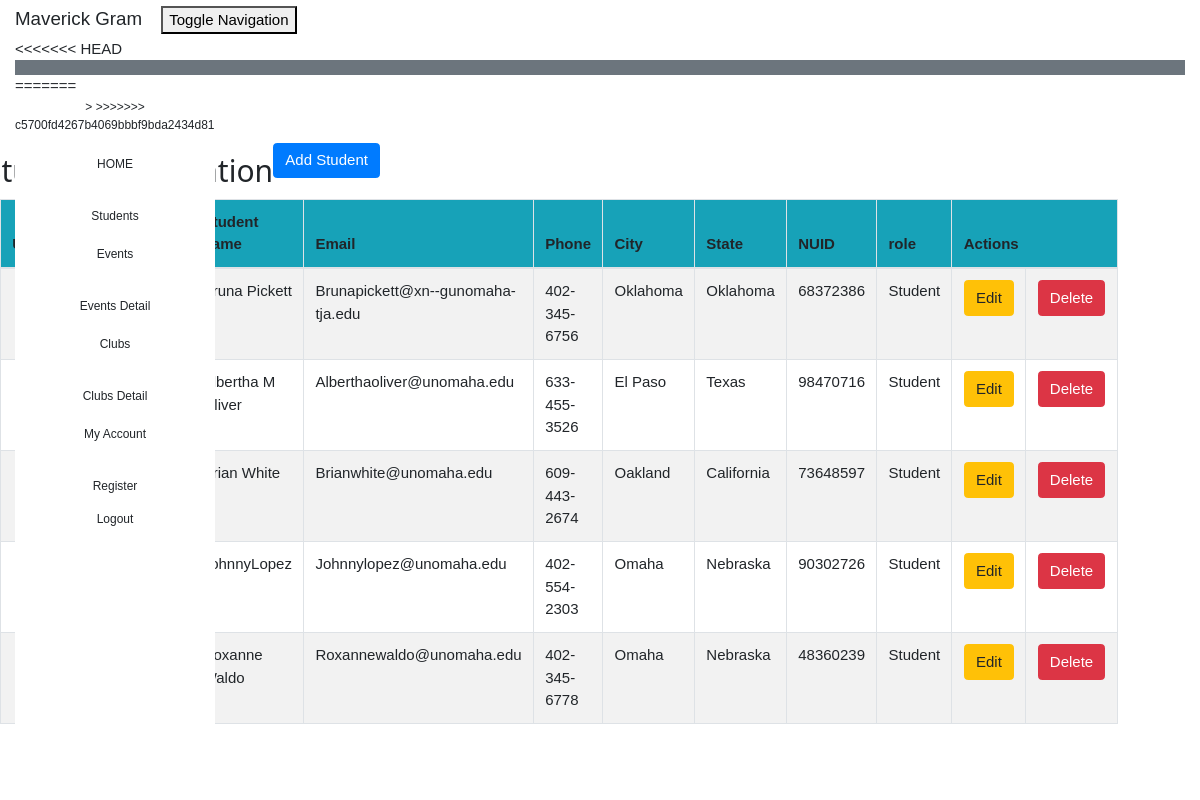
Page /student_list (signed in) on the committed database.
### crm/models.py (models this page shows, shortened)
class Student(models.Model):
    username = models.CharField(max_length=50)
    password = models.CharField(max_length=50)
    student_name = models.CharField(max_length=50)
    email = models.EmailField(max_length=100)
    phone = models.CharField(max_length=20)
    city = models.CharField(max_length=50)
    state = models.CharField(max_length=50)
    nu_id = models.CharField(max_length=100)
    role = models.CharField(max_length=100)

### crm/views.py (the view)
# urls.py: path('student_list', views.student_list, name='student_list'),
@login_required
def student_list(request):
    student = Student.objects.filter()
    return render(request, 'crm/student_list.html',
                  {'students': student})

### crm/templates/crm/student_list.html (shortened to what this page needs)
<!DOCTYPE html>
<html lang="en">
{% extends 'crm/base.html' %}
{% block content %}
    <html>
    <head>
    </head>
    <body class="bodylist">
    <div class="container">
        <div class="panel panel-primary">
            <div class="panel-heading">Hello!</div>
            <div class="panel-body">
            </div>
        </div>
    </div>
    <div class="row">
        <h2>Student Information</h2>
        <td><a href="http://127.0.0.1:8000/admin/crm/student/add/"><span class="btn btn-primary">Add Student</span></a></td>
    </div>
    <div>
        <table class="table table-striped table-bordered table-hover w-auto">
            <thead>
            <tr class="bg-info">
                <th>Username</th>
                <th>Password</th>
                <th>Student name</th>
                <th>Email</th>
                <th>Phone</th>
                <th>City</th>
                <th>State</th>
                <th>NUID</th>
                <th>role</th>
                <th colspan="4">Actions</th>
            </tr>
            </thead>
            <tbody>
            {% for student in students %}
                <tr>
                    <td>{{ student.student_name }}</td>
                    <td>{{ student.email }}</td>
                    <td>{{ student.phone }}</td>
                    <td>{{ student.city }}</td>
                    <td>{{ student.state }}</td>
                    <td>{{ student.nu_id }}</td>
                    <td>{{ student.role }}</td>
                    <td><a href="{% url 'crm:student_edit' pk=student.pk %}"
                           class="btn btn-warning">Edit</a></td>
                    <td><a href="{% url 'crm:student_delete' pk=student.pk %}"
                           onclick="return confirm('Are you sure you want to delete?')"
                           class="btn btn-danger">Delete</a>
                    </td>
                </tr>
            {% endfor %}
            </tbody>
        </table>
    </div>
    </body>
    </html>
{% endblock %}

### crm/static/css/w3.css (style rules this page uses)
html { box-sizing:border-box }
*,*:before,*:after { box-sizing:inherit }
html { -ms-text-size-adjust:100%;-webkit-text-size-adjust:100% }
body { margin:0 }
a { background-color:transparent }
html,body { font-family:Verdana,sans-serif;font-size:15px;line-height:1.5 }
html { overflow-x:hidden }
h2 { font-size:30px }
h1,h2,h3,h4,h5,h6 { font-family:"Segoe UI",Arial,sans-serif;font-weight:400;margin:10px 0 }
a { color:inherit }

### crm/templates/crm/base.html (style rules this page uses)
html { box-sizing:border-box }
*,*:before,*:after { box-sizing:inherit }
html { -ms-text-size-adjust:100%;-webkit-text-size-adjust:100% }
body { margin:0 }
a { background-color:transparent }
html,body { font-family:Verdana,sans-serif;font-size:15px;line-height:1.5 }
html { overflow-x:hidden }
h2 { font-size:30px }
h1,h2,h3,h4,h5,h6 { font-family:"Segoe UI",Arial,sans-serif;font-weight:400;margin:10px 0 }
a { color:inherit }

### rows in the picture
Student: student_name "Bruna Pickett", email "Brunapickett@xn--gunomaha-tja.edu", phone "402-345-6756", city "Oklahoma", state "Oklahoma", nu_id "68372386", role "Student"
Student: student_name "Albertha M Oliver", email "Alberthaoliver@unomaha.edu", phone "633-455-3526", city "El Paso", state "Texas", nu_id "98470716", role "Student"
Student: student_name "Brian White", email "Brianwhite@unomaha.edu", phone "609-443-2674", city "Oakland", state "California", nu_id "73648597", role "Student"
Student: student_name "JohnnyLopez", email "Johnnylopez@unomaha.edu", phone "402-554-2303", city "Omaha", state "Nebraska", nu_id "90302726", role "Student"
Student: student_name "Roxanne Waldo", email "Roxannewaldo@unomaha.edu", phone "402-345-6778", city "Omaha", state "Nebraska", nu_id "48360239", role "Student"
